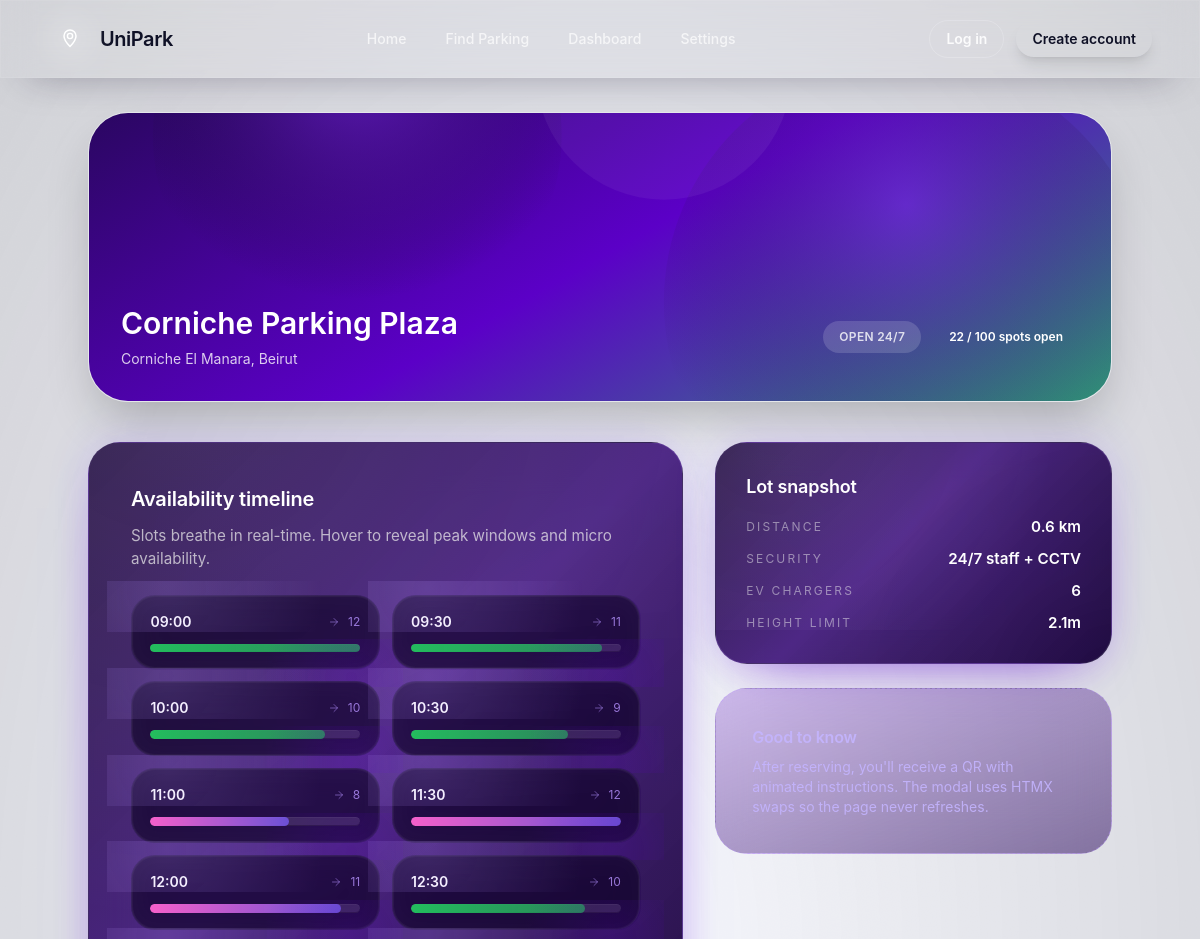
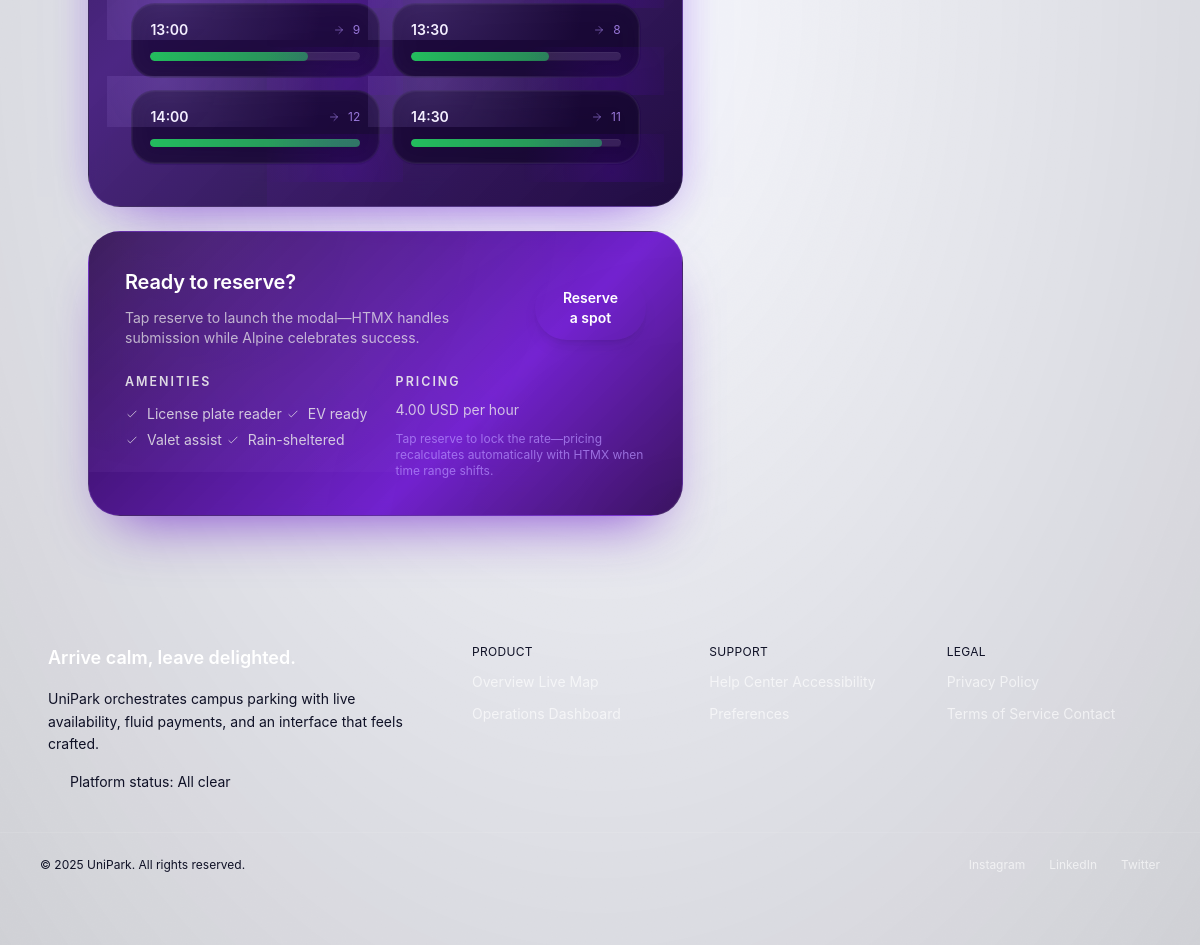
/parking-lot/5/, run on the app's committed database (2 pictures, top to bottom).
### parking/models.py (models this page shows, shortened)
class ParkingLot(models.Model):
    name = models.CharField(max_length=100)
    owner = models.ForeignKey(User, on_delete=models.CASCADE, related_name='owned_parking_lots', null=True, blank=True)
    address = models.TextField()
    latitude = models.DecimalField(max_digits=10, decimal_places=8)
    longitude = models.DecimalField(max_digits=11, decimal_places=8)
    hourly_rate = models.DecimalField(max_digits=6, decimal_places=2)
    daily_rate = models.DecimalField(max_digits=6, decimal_places=2)
    monthly_rate = models.DecimalField(max_digits=8, decimal_places=2)
    total_spots = models.PositiveIntegerField()
    available_spots = models.PositiveIntegerField()
    opening_time = models.TimeField()
    closing_time = models.TimeField()
    features = models.TextField(blank=True, null=True)
    is_active = models.BooleanField(default=True)

### parking/views.py (the view)
# urls.py: path('parking-lot/<int:parking_lot_id>/', views.parking_lot_detail, name='parking_lot_detail'),
def parking_lot_detail(request, parking_lot_id):
    lot_data = None
    try:
        lot_obj = ParkingLot.objects.get(pk=parking_lot_id)
        lot_data = {
            "id": lot_obj.id,
            "title": lot_obj.name,
            "address": lot_obj.address,
            "available": lot_obj.available_spots,
            "total": lot_obj.total_spots,
            "rate": float(lot_obj.hourly_rate),
            "distance": 0.6,
            "latitude": float(lot_obj.latitude),
            "longitude": float(lot_obj.longitude),
            "ev_chargers": 6,
            "height_limit": "2.1m",
        }
    except ParkingLot.DoesNotExist:
        for lot in demo.demo_lots():
            if int(lot["id"]) == parking_lot_id:
                lot_data = {
                    **lot,
                    "ev_chargers": 4,
                    "height_limit": "2.2m",
                }
                break
    if not lot_data:
        return redirect("parking:find_parking")
    lot_data.setdefault("banner", static("img/textures/lot-banner.svg"))
    lot_data.setdefault("amenities", ["License plate reader", "EV ready", "Valet assist", "Rain-sheltered"])
    context = {
        "lot": lot_data,
        "timeline": demo.availability_timeline(),
    }
    return render(request, "lot_detail.html", context)

### parking/context_processors.py (called while the page is built)
def active_namespace(request: HttpRequest) -> str | None:
    try:
        match = resolve(request.path)
    except Resolver404:
        return None
    return match.namespace

def ui_settings(request: HttpRequest) -> dict[str, Any]:
    lang_code = translation.get_language() or settings.LANGUAGE_CODE
    bidi = translation.get_language_info(lang_code.split("-")[0]).get("bidi", False)
    theme = request.COOKIES.get("unipark_theme", "dark")
    return {
        "LANGUAGE_CODE": lang_code,
        "LANGUAGE_BIDI": bidi,
        "IS_RTL": is_rtl(lang_code),
        "HTML_DIR": direction(lang_code),
        "HTML_CLASS": html_class(lang_code),
        "ACTIVE_NAMESPACE": active_namespace(request),
        "UNIPARK_THEME": theme,
        "LANGUAGE_SWITCH_URL": reverse("parking:toggle_language"),
    }

### parking/templatetags/unipark_tags.py (called while the page is built)
def _resolve_url_name(path: str) -> NavMatch:
    try:
        match = resolve(path)
    except Resolver404:
        return NavMatch(is_active=False, url_name=None)
    return NavMatch(is_active=True, url_name=match.url_name)

@register.simple_tag(takes_context=True)
def nav_active(context: dict[str, Any], url_name: str, *args: Any, **kwargs: Any) -> str:
    request = context.get("request")
    if not request:
        return ""
    match = _resolve_url_name(request.path)
    if not match.url_name:
        return ""
    target = url_name
    if ":" not in target and request.resolver_match:
        target = f"{request.resolver_match.namespace}:{target}" if request.resolver_match.namespace else target
    if match.url_name == target:
        return "is-active"
    try:
        target_path = reverse(url_name, args=args, kwargs=kwargs)
    except Exception:  # pragma: no cover - defensive
        return ""
    if request.path == target_path:
        return "is-active"
    return ""

@register.filter
def currency(amount: Any, code: str = "USD") -> str:
    if amount is None:
        return ""
    value = amount
    if not isinstance(amount, (int, float, Decimal)):
        try:
            value = Decimal(str(amount))
        except Exception:  # pragma: no cover - defensive
            return str(amount)
    locale = translation.get_language()
    formatted = f"{value:,.2f}"
    if locale and locale.startswith("fr"):
        formatted = formatted.replace(",", " ").replace(".", ",")
    return f"{formatted} {code}"

### parking/utils/demo.py (called while the page is built)
def _now() -> datetime:
    return timezone.now()

### parking/utils/rtl.py (called while the page is built)
def direction(language_code: str | None = None) -> str:
    return "rtl" if is_rtl(language_code) else "ltr"

### templates/lot_detail.html (shortened to what this page needs)
{% extends "base.html" %}
{% load i18n unipark_tags static %}
{% block content %}
<article class="mx-auto max-w-5xl px-4 lg:px-0">
    <section class="relative overflow-hidden rounded-[2.5rem] border border-surface-200/60 shadow-2xl dark:border-white/10">
        <div class="kenburns relative h-72 overflow-hidden">
            <img src="{{ lot.banner }}" alt="{{ lot.title }}" class="h-full w-full object-cover">
            <div class="absolute inset-0 bg-gradient-to-t from-surface-900/80 to-transparent"></div>
        </div>
        <div class="absolute inset-x-0 bottom-0 p-8 text-white">
            <div class="flex flex-col gap-5 md:flex-row md:items-center md:justify-between">
                <div>
                    <h1 class="text-3xl font-semibold">{{ lot.title }}</h1>
                    <p class="mt-2 text-sm text-white/80">{{ lot.address }}</p>
                </div>
                <div class="flex flex-wrap items-center gap-3">
                    <span class="inline-flex items-center gap-2 rounded-full bg-white/15 px-4 py-2 text-xs font-semibold uppercase tracking-wide text-white/80">
                        {% trans "Open 24/7" %}
                    </span>
                    <span class="inline-flex items-center gap-2 rounded-full bg-accent/20 px-4 py-2 text-xs font-semibold text-accent">
                        {{ lot.available }} / {{ lot.total }} {% trans "spots open" %}
                    </span>
                </div>
            </div>
        </div>
    </section>
    <section class="mt-10 grid gap-8 md:grid-cols-[3fr_2fr]">
        <div class="space-y-6">
            <div class="lot-detail-card lot-detail-card--timeline">
                <h2 class="lot-detail-card__title text-xl font-semibold">{% trans "Availability timeline" %}</h2>
                <p class="lot-detail-card__lead">
                    {% trans "Slots breathe in real-time. Hover to reveal peak windows and micro availability." %}
                </p>
                <div class="mt-6 grid gap-3 sm:grid-cols-2">
                    {% for slot in timeline %}
                        <div class="timeline-slot lot-detail-slot">
                            <div class="flex items-center justify-between">
                                <p class="lot-detail-slot__time text-sm font-semibold">{{ slot.time }}</p>
                                <span class="lot-detail-slot__meta inline-flex items-center gap-2 text-xs">
                                    <svg class="h-3 w-3" viewBox="0 0 24 24" fill="none" stroke="currentColor">
                                        <path stroke-linecap="round" stroke-linejoin="round" stroke-width="1.5" d="M5 12h14M12 5l7 7-7 7"/>
                                    </svg>
                                    {{ slot.available }}
                                </span>
                            </div>
                            <div class="lot-detail-progress mt-3">
                                <div class="lot-detail-progress__fill {% if slot.is_peak %}is-peak{% else %}is-open{% endif %}"
                                     style="width: {{ slot.fill }}%;"></div>
                            </div>
                        </div>
                    {% endfor %}
                </div>
            </div>
            <div class="lot-detail-card lot-detail-card--cta">
                <div class="flex flex-col gap-4 md:flex-row md:items-center md:justify-between">
                    <div>
                        <h2 class="lot-detail-card__title text-xl font-semibold">{% trans "Ready to reserve?" %}</h2>
                        <p class="lot-detail-card__lead text-sm">
                            {% trans "Tap reserve to launch the modal—HTMX handles submission while Alpine celebrates success." %}
                        </p>
                    </div>
                    <button type="button"
                            hx-get="{% url 'parking:reserve_partial' lot.id %}"
                            hx-target="#modal-root"
                            hx-swap="innerHTML"
                            hx-trigger="click"
                            class="magnetic-button inline-flex items-center gap-2 rounded-full bg-gradient-to-r from-primary to-primary/70 px-6 py-3 text-sm font-semibold text-white shadow-lg shadow-primary/40">
                        {% trans "Reserve a spot" %}
                    </button>
                </div>
                <div class="mt-6 grid gap-5 text-sm sm:grid-cols-2">
                    <div>
                        <p class="lot-detail-card__section-heading font-semibold">{% trans "Amenities" %}</p>
                        <ul class="lot-detail-card__list mt-2 space-y-1">
                            {% for amenity in lot.amenities %}
                                <li class="inline-flex items-center gap-2">
                                    <svg class="lot-detail-card__icon h-3.5 w-3.5 text-accent" viewBox="0 0 24 24" fill="none" stroke="currentColor">
                                        <path stroke-linecap="round" stroke-linejoin="round" stroke-width="1.5" d="m5 13 4 4L19 7"/>
                                    </svg>
                                    {{ amenity }}
                                </li>
                            {% endfor %}
                        </ul>
                    </div>
                    <div>
                        <p class="lot-detail-card__section-heading font-semibold">{% trans "Pricing" %}</p>
                        <p class="mt-2 text-sm">
                            {{ lot.rate|currency:"USD" }} {% trans "per hour" %}
                        </p>
                        <p class="lot-detail-card__note text-xs">
                            {% trans "Tap reserve to lock the rate—pricing recalculates automatically with HTMX when time range shifts." %}
                        </p>
                    </div>
                </div>
            </div>
        </div>
        <aside class="space-y-6">
            <div class="lot-detail-card lot-detail-card--compact">
                <h2 class="lot-detail-card__title text-lg font-semibold">{% trans "Lot snapshot" %}</h2>
                <dl class="lot-detail-card__meta mt-4 space-y-3 text-sm">
                    <div class="flex items-center justify-between">
                        <dt>{% trans "Distance" %}</dt>
                        <dd>{{ lot.distance }} km</dd>
                    </div>
                    <div class="flex items-center justify-between">
                        <dt>{% trans "Security" %}</dt>
                        <dd>{% trans "24/7 staff + CCTV" %}</dd>
                    </div>
                    <div class="flex items-center justify-between">
                        <dt>{% trans "EV Chargers" %}</dt>
                        <dd>{{ lot.ev_chargers }}</dd>
                    </div>
                    <div class="flex items-center justify-between">
                        <dt>{% trans "Height Limit" %}</dt>
                        <dd>{{ lot.height_limit }}</dd>
                    </div>
                </dl>
            </div>
            <div class="lot-detail-card lot-detail-card--note text-sm">
                <p class="lot-detail-card__title text-base font-semibold">{% trans "Good to know" %}</p>
                <p class="mt-2">
                    {% trans "After reserving, you'll receive a QR with animated instructions. The modal uses HTMX swaps so the page never refreshes." %}
                </p>
            </div>
        </aside>
    </section>
</article>
{% endblock %}

### static/css/cards.css (style rules this page uses)
:root { --unipark-purple: #5B00C7; --unipark-purple-mid: #7C2AE8; --unipark-highlight: #B692FF; --unipark-accent: #22C55E; --unipark-text: #EDEDED; --unipark-subtext: #A89FC4; }

### data on the page
ParkingLot: title "Corniche Parking Plaza", address "Corniche El Manara, Beirut"

### other printed values
{{ lot.available }} "22"
{{ lot.total }} "100"
{{ slot.time }} "09:00" "09:30" "10:00" "10:30" "11:00" "11:30" "12:00" "12:30" "13:00" "13:30" "14:00" "14:30"
{{ slot.available }} "12" "11" "10" "9" "8" "12" "11" "10" "9" "8" "12" "11"
{{ amenity }} "License plate reader" "EV ready" "Valet assist" "Rain-sheltered"
{{ lot.rate|currency:"USD" }} "4.00 USD"
{{ lot.distance }} "0.6"
{{ lot.ev_chargers }} "6"
{{ lot.height_limit }} "2.1m"
